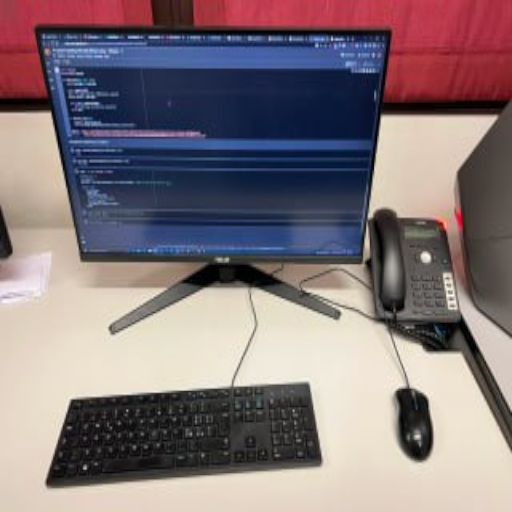
#> input picture data/samples/custom_inpainting/mouse_keyboard/desk_pc_mouse2.png, 512 x 512 px
$ python arrange_images_diffusion.py
#> lines starting #> are read from the running program, lines starting #| are printed output that depends on the picture
import cv2, glob, random
import numpy as np

random.seed(42)

target_image = "../custom_inpainting/mouse_keyboard/desk_pc_mouse2.png"
mask_image = "../custom_inpainting/mouse_keyboard/desk_pc_mouse2_mask.png"

reconstruction_folder = "../custom_inpainting/mouse_keyboard_reconstructed/"
image_reconstruction = sorted(list(glob.glob(f"{reconstruction_folder}*.png")))

# TWO ROWS
##### ONE FOR INPUT AND MASK
##### SECOND FOR GENERATION PIPELINE

# Set the size of the canvas and the number of rows and columns
image_size = 256 # squared
num_rows = 2
num_cols = 4 # 2 inputs in the center, and second row filled
canvas_width = image_size * num_cols
canvas_height = image_size * num_rows

canvas = np.zeros((canvas_height, canvas_width, 4), dtype=np.uint8)

# FILL FIRST ROW

start = image_size # start to fill middle positions
input_canvas = np.concatenate([cv2.resize(cv2.imread(x), (image_size, image_size)) for x in [target_image, mask_image]],axis=1)
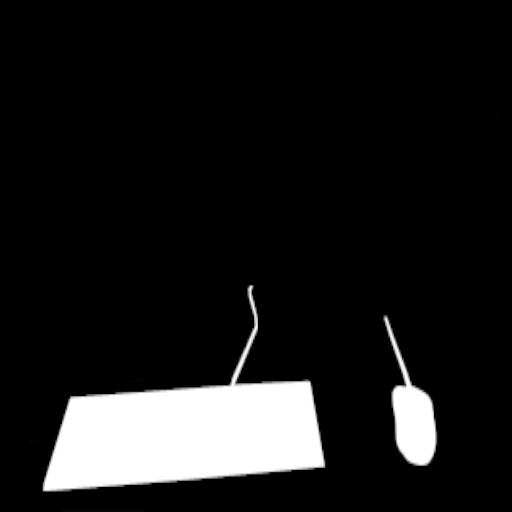
#> input picture data/samples/custom_inpainting/mouse_keyboard/desk_pc_mouse2_mask.png, 512 x 512 px
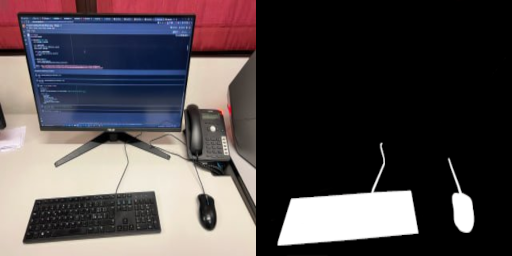
#> input_canvas: shape (256, 512, 3); mean B, G, R 74.7, 72.7, 79.3

canvas[0:image_size, start:start+(image_size*2), :3] = input_canvas
cv2.imwrite("training.jpg", canvas)

# FILL SECOND ROW

generate_canvas = np.concatenate([cv2.resize(cv2.imread(x), (canvas_width//len(image_reconstruction),image_size )) for x in image_reconstruction], axis=1)
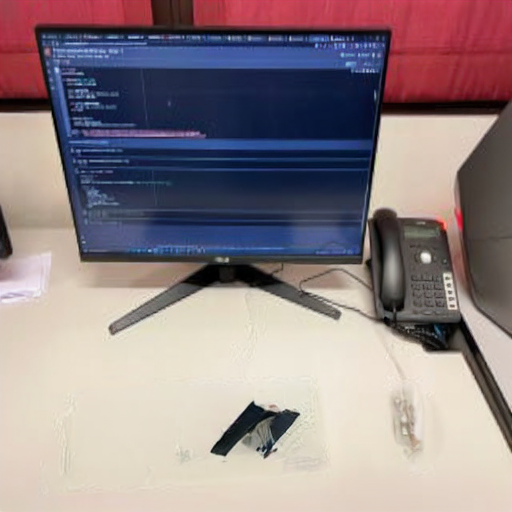
#> input picture data/samples/custom_inpainting/mouse_keyboard_reconstructed/samples_gs-000000_e-000000_b-000000.png, 512 x 512 px
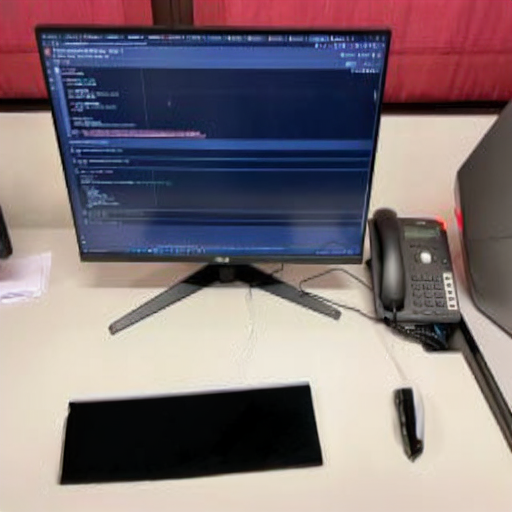
#> input picture data/samples/custom_inpainting/mouse_keyboard_reconstructed/samples_gs-000032_e-000032_b-000000.png, 512 x 512 px
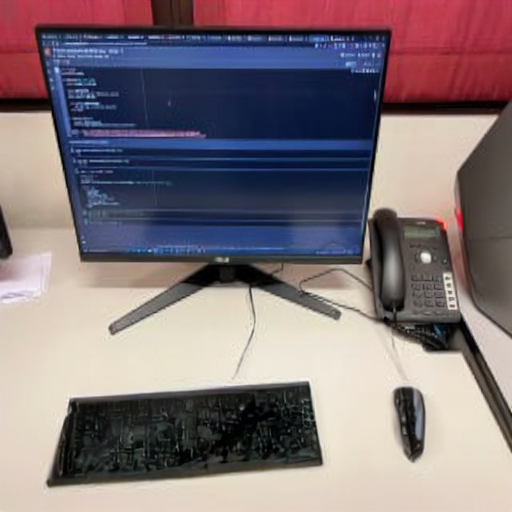
#> input picture data/samples/custom_inpainting/mouse_keyboard_reconstructed/samples_gs-000064_e-000064_b-000000.png, 512 x 512 px
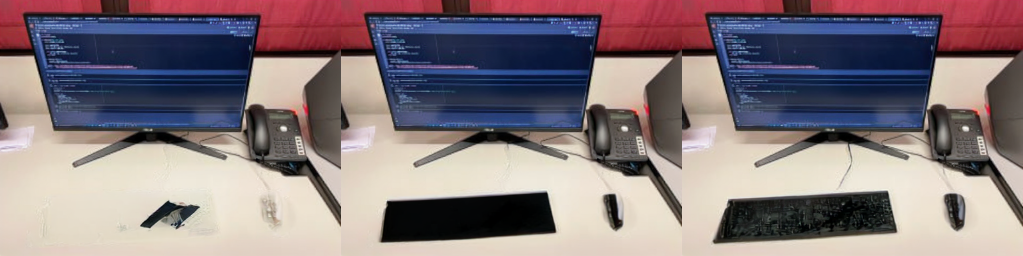
#> generate_canvas: shape (256, 1023, 3); mean B, G, R 125.3, 120.9, 134.4
# print(generate_canvas.shape)
# exit()
canvas[image_size:, 0:generate_canvas.shape[1] , :3] = generate_canvas
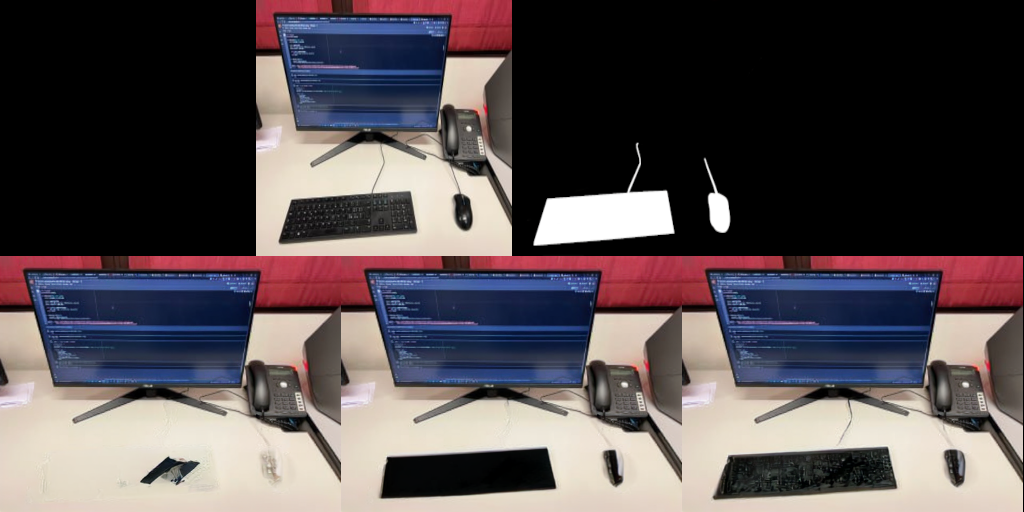
#> canvas: shape (512, 1024, 4); mean B, G, R, A 81.3, 78.6, 87, 0
cv2.imwrite("training.jpg", canvas)
